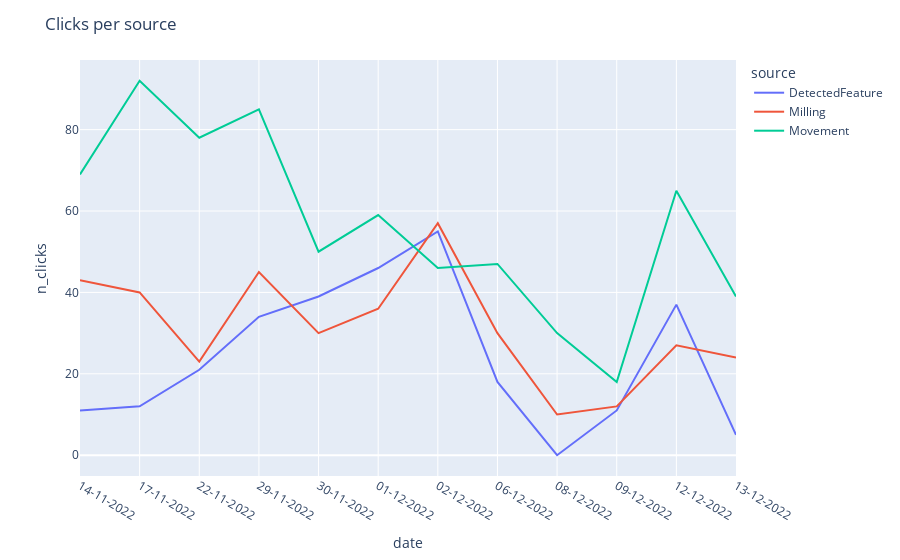

The notebook cell this image was saved under:
### Code cell
# group df_click by date, source
df_clicks["date"] = pd.to_datetime(df_clicks["date"])
df_clicks["source"] = df_clicks["source"].astype("category")
df_click_group = df_clicks.groupby(by=["date", "source"]).count()
df_click_group = df_click_group.reset_index()
df_click_group["date"] = df_click_group["date"].dt.strftime("%d-%m-%Y")

# add a count column
df_click_group["n_clicks"] = df_click_group["x"]

# drop all columns except for date, stage and n_clicks
df_click_group = df_click_group[["date", "source", "n_clicks"]]

# plot the time series with a title
fig = px.line(df_click_group, x="date", y="n_clicks", color="source")
fig.update_layout(title="Clicks per source")
fig.show()

### Figure 1 — Plotly figure (JSON) as saved in the notebook; plotly's stock layout.template omitted (floating-point values rounded to 4 significant figures)
{"data": [{"hovertemplate": "source=DetectedFeature<br>date=%{x}<br>n_clicks=%{y}<extra></extra>", "legendgroup": "DetectedFeature", "line": {"color": "#636efa", "dash": "solid"}, "marker": {"symbol": "circle"}, "mode": "lines", "name": "DetectedFeature", "orientation": "v", "showlegend": true, "type": "scatter", "x": ["14-11-2022", "17-11-2022", "22-11-2022", "29-11-2022", "30-11-2022", "01-12-2022", "02-12-2022", "06-12-2022", "08-12-2022", "09-12-2022", "12-12-2022", "13-12-2022"], "xaxis": "x", "y": [11, 12, 21, 34, 39, 46, 55, 18, 0, 11, 37, 5], "yaxis": "y"}, {"hovertemplate": "source=Milling<br>date=%{x}<br>n_clicks=%{y}<extra></extra>", "legendgroup": "Milling", "line": {"color": "#EF553B", "dash": "solid"}, "marker": {"symbol": "circle"}, "mode": "lines", "name": "Milling", "orientation": "v", "showlegend": true, "type": "scatter", "x": ["14-11-2022", "17-11-2022", "22-11-2022", "29-11-2022", "30-11-2022", "01-12-2022", "02-12-2022", "06-12-2022", "08-12-2022", "09-12-2022", "12-12-2022", "13-12-2022"], "xaxis": "x", "y": [43, 40, 23, 45, 30, 36, 57, 30, 10, 12, 27, 24], "yaxis": "y"}, {"hovertemplate": "source=Movement<br>date=%{x}<br>n_clicks=%{y}<extra></extra>", "legendgroup": "Movement", "line": {"color": "#00cc96", "dash": "solid"}, "marker": {"symbol": "circle"}, "mode": "lines", "name": "Movement", "orientation": "v", "showlegend": true, "type": "scatter", "x": ["14-11-2022", "17-11-2022", "22-11-2022", "29-11-2022", "30-11-2022", "01-12-2022", "02-12-2022", "06-12-2022", "08-12-2022", "09-12-2022", "12-12-2022", "13-12-2022"], "xaxis": "x", "y": [69, 92, 78, 85, 50, 59, 46, 47, 30, 18, 65, 39], "yaxis": "y"}], "layout": {"legend": {"title": {"text": "source"}, "tracegroupgap": 0}, "margin": {"t": 60}, "title": {"text": "Clicks per source"}, "xaxis": {"anchor": "y", "domain": [0, 1], "title": {"text": "date"}}, "yaxis": {"anchor": "x", "domain": [0, 1], "title": {"text": "n_clicks"}}}}
